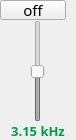
                 <widget class="QFrame" name="frame_90">
                  <property name="minimumSize">
                   <size>
                    <width>76</width>
                    <height>140</height>
                   </size>
                  </property>
                  <property name="maximumSize">
                   <size>
                    <width>76</width>
                    <height>140</height>
                   </size>
                  </property>
                  <property name="frameShape">
                   <enum>QFrame::NoFrame</enum>
                  </property>
                  <property name="frameShadow">
                   <enum>QFrame::Raised</enum>
                  </property>
                  <layout class="QVBoxLayout" name="verticalLayout_49">
                   <property name="spacing">
                    <number>0</number>
                   </property>
                   <property name="leftMargin">
                    <number>0</number>
                   </property>
                   <property name="topMargin">
                    <number>0</number>
                   </property>
                   <property name="rightMargin">
                    <number>0</number>
                   </property>
                   <property name="bottomMargin">
                    <number>0</number>
                   </property>
                   <item>
                    <widget class="QPushButton" name="switch_3150">
                     <property name="minimumSize">
                      <size>
                       <width>66</width>
                       <height>20</height>
                      </size>
                     </property>
                     <property name="maximumSize">
                      <size>
                       <width>65</width>
                       <height>20</height>
                      </size>
                     </property>
                     <property name="font">
                      <font>
                       <family>PF BeauSans Pro</family>
                       <pointsize>11</pointsize>
                       <bold>false</bold>
                      </font>
                     </property>
                     <property name="text">
                      <string>off</string>
                     </property>
                     <property name="checkable">
                      <bool>true</bool>
                     </property>
                     <property name="checked">
                      <bool>false</bool>
                     </property>
                    </widget>
                   </item>
                   <item alignment="Qt::AlignHCenter">
                    <widget class="QSlider" name="slider_3150">
                     <property name="enabled">
                      <bool>false</bool>
                     </property>
                     <property name="minimumSize">
                      <size>
                       <width>45</width>
                       <height>100</height>
                      </size>
                     </property>
                     <property name="minimum">
                      <number>-50</number>
                     </property>
                     <property name="maximum">
                      <number>50</number>
                     </property>
                     <property name="value">
                      <number>0</number>
                     </property>
                     <property name="orientation">
                      <enum>Qt::Vertical</enum>
                     </property>
                    </widget>
                   </item>
                   <item>
                    <widget class="QLabel" name="label_59">
                     <property name="font">
                      <font>
                       <family>PF BeauSans Pro</family>
                       <pointsize>10</pointsize>
                       <bold>true</bold>
                      </font>
                     </property>
                     <property name="styleSheet">
                      <string notr="true">color: #009b4a;</string>
                     </property>
                     <property name="text">
                      <string>3.15 kHz</string>
                     </property>
                     <property name="alignment">
                      <set>Qt::AlignHCenter|Qt::AlignTop</set>
                     </property>
                    </widget>
                   </item>
                  </layout>
                 </widget>
